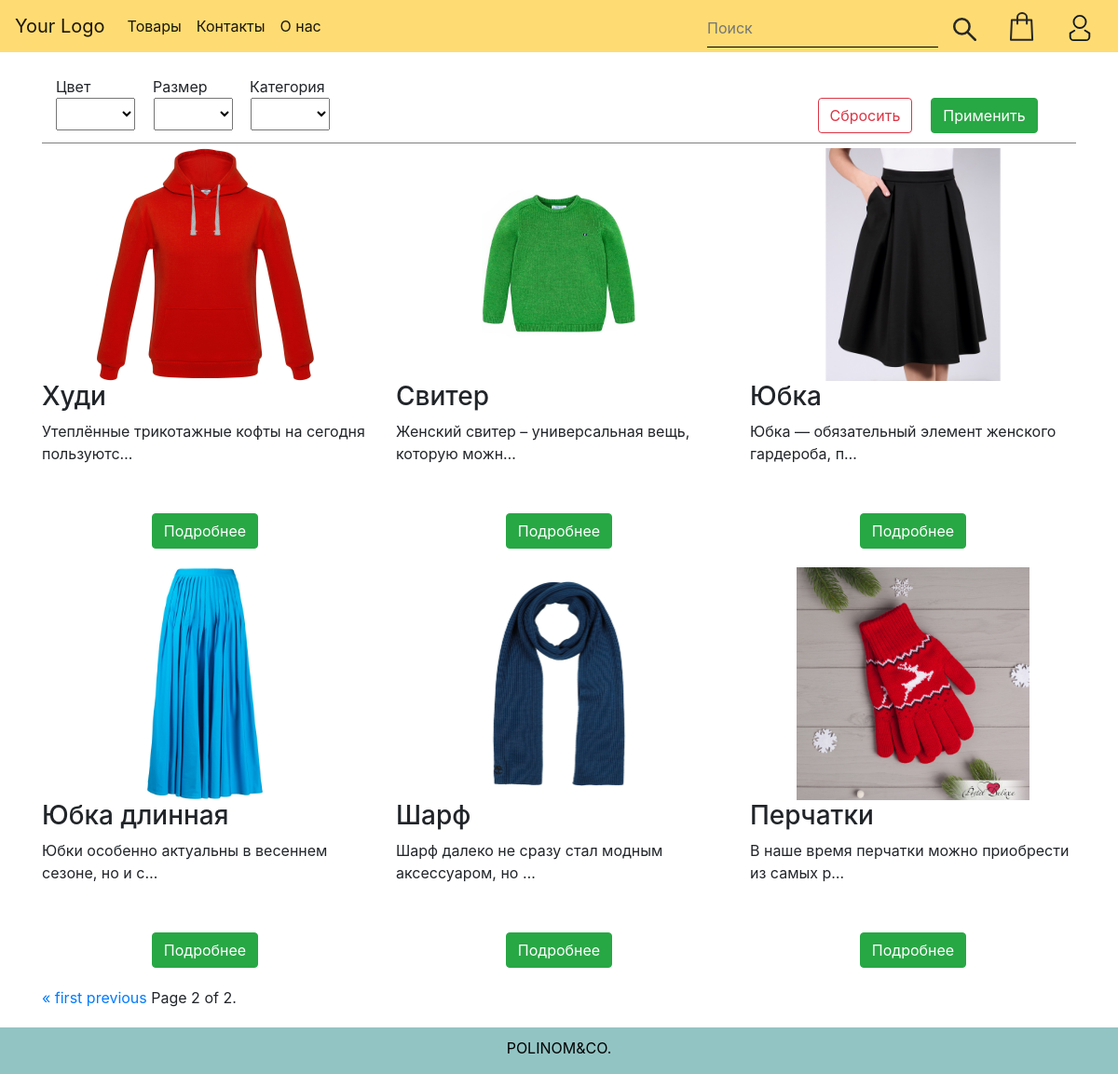
The app's page /prods/?page=2 with its own data.
### products/models.py (models this page shows, shortened)
class Product(models.Model):
    colors = models.ManyToManyField(
        'Color', blank=True, default=None, related_name='prod')
    category = models.ForeignKey('Category', on_delete=models.CASCADE,
                               blank=True, null=True, default=None, related_name='prod')
    price = models.IntegerField()
    fimage = models.ImageField(upload_to="media/product_images/")
    name = models.CharField(max_length=64, blank=True, null=True, default=None)
    description = models.TextField(blank=True, null=True, default=None)
    created = models.DateTimeField(auto_now_add=True, auto_now=False)
    updated = models.DateTimeField(auto_now_add=False, auto_now=True)
    is_active = models.BooleanField(default=True)
    class Meta:
        verbose_name = "Товар"
        verbose_name_plural = "Товары"

### products/views.py (the view)
# urls.py: path('prods/',include('products.urls')),
def products(req):
    cookie = req.COOKIES
    data = dict()
    try:
        filt = cookie['filter']
        filt = json.loads(filt)
    except KeyError:
        data['color']=""
        data['size']=""
        data['category']=""
    else:
        data['color']=filt['color']
        data['size']=filt['size']
        data['category']=filt['category']
        nothing = filt['nothing']
    colors = Color.objects.all()
    sizes = Size.objects.all()
    category = Category.objects.all()
    my_filter = [colors, sizes, category]
    products = filter_go(data)
    paginator = Paginator(products, 6)
    page_number = req.GET.get('page')
    page_obj = paginator.get_page(page_number)
    return render(req, 'products.html', locals())

### products/views.py (called while the page is built, shortened)
def filter_go(data):
    var_prods = []
    new = []
    if data['category']:
        category = Category.objects.get(name=data['category'])
        var_prods = Product.objects.filter(is_active=True, category=category)
    else:
        var_prods = Product.objects.all()
    return var_prods

### products/templates/products.html (shortened to what this page needs)
{% extends "base.html"%}
{% load static %}
{% block content%}
		<link rel="stylesheet" href='{% static "products/style.css" %}' type="text/css">
		<div class="container">
			{% include "filter.html" %}
			<div class="row main">
				{% for item in page_obj %}
					<div class="col-lg-4 items">
						<div class="image row">
							<img src="{{item.fimage.url}}"  >
						</div>
						<div class="name">
							<h3>{{item.name}}</h3>
						</div>
						<p class="descript">
							{{item.description|truncatechars_html:50}}
						</p>
						<div class="but row ">
							<a href="http://127.0.0.1:8000/prods/{{item.id}}" class="btn btn-success">Подробнее</a>
						</div>
					</div>
				{% endfor %}
			</div>
			<div class="pagination">
				<span class="step-links">
					{% if page_obj.has_previous %}
						<a href="?page=1">&laquo; first</a>
						<a href="?page={{ page_obj.previous_page_number }}">previous</a>
					{% endif %}
					<span class="current">
						Page {{ page_obj.number }} of {{ page_obj.paginator.num_pages }}.
					</span>
				</span>
			</div>
		</div>
{%endblock content%}

### landing/static/base/style.css (style rules this page uses)
html { height: 100%; }
body { min-height:100%; position:relative; padding-bottom: 70px; }

### landing/static/navbar/style.css (style rules this page uses)
* { outline: 0 !important; }

### products/static/products/style.css (style rules this page uses)
.items { height: 450px; position: relative; }
.image { height:250px; width: 95%; justify-content: center; margin-left: 2.5%; }
.image img { max-width: 100%; max-height: 100%; }
.items .but { position: absolute; width: 100%; bottom: 20px; justify-content: center; }
.container { padding-top: 10px; }

### records on screen
Product: fimage (picture), name "Худи", description "Утеплённые трикотажные кофты на сегодня пользуютс…"
Product: fimage (picture), name "Свитер", description "Женский свитер – универсальная вещь, которую можн…"
Product: fimage (picture), name "Юбка", description "Юбка — обязательный элемент женского гардероба, п…"
Product: fimage (picture), name "Юбка длинная", description "Юбки особенно актуальны в весеннем сезоне, но и с…"
Product: fimage (picture), name "Шарф", description "Шарф далеко не сразу стал модным аксессуаром, но …"
Product: fimage (picture), name "Перчатки", description "В наше время перчатки можно приобрести из самых р…"

### other values on screen
{{ page_obj.number }} "2"
{{ page_obj.paginator.num_pages }} "2"
